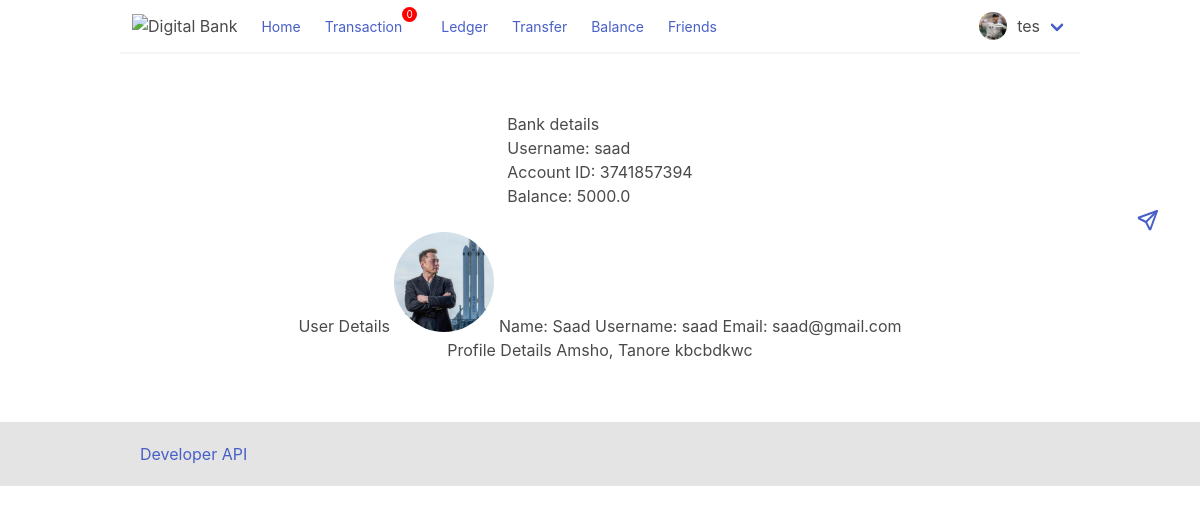
Page /profile/saad/ (signed in) on the committed database.
### base/models.py (models this page shows, shortened)
class User(AbstractUser):
    name = models.CharField(max_length=200, null=True)
    username = models.CharField(unique=True, max_length=10)
    email = models.EmailField(unique=True, null=True)
    avater = models.ImageField()
    USERNAME_FIELD = 'username'
    REQUIRED_FIELDS = ['email']

class BankAccount(models.Model):
    user = models.OneToOneField(User, on_delete=models.CASCADE)
    account_id = models.CharField(max_length=20, unique=True)
    balance = models.FloatField()

class Profile(models.Model):
    user = models.OneToOneField(User, on_delete=models.CASCADE)
    address = models.CharField(max_length=200)
    bio = models.TextField(null=True)

### base/views.py (the view)
# urls.py: path('profile/<str:username>/', views.get_profile),
def profile(request, username):
    user = User.objects.get(username=username)
    try:
        previous_bank_account = BankAccount.objects.get(user=user)
    except:
        previous_bank_account = ''
        messages.info(
            request, 'Hello Mr. {}, you have no bank account.'.format(username))
        return render(request, 'profile.html')
    try:
        user = User.objects.get(username=username)
    except:
        user = ''
        messages.info(request, 'No User Details Show')
    try:
        profile = Profile.objects.get(user=user)
    except:
        profile = ''
        messages.info(request, 'No Profile Details Show')
    data = get_transaction(request)
    count = data['count']
    context = {'previous_bank_account': previous_bank_account,
               'user': user, 'profile': profile, 'username': username,
               'count': count}
    return render(request, 'profile.html', context)

### base/utils.py (called while the page is built)
def get_transaction(request):
    transactions = Ledger.objects.filter(
        sender='da') or Ledger.objects.filter(receiver='da')
    count = transactions.count()
    no_tran = ''
    if not transactions:
        no_tran = 'No transaction'
    return {'transactions': transactions, 'count': count, 'no_tran': no_tran}

### templates/profile.html (shortened to what this page needs)
{% extends 'base.html' %}
{% load static %}
{% block content %}
<main>
    <div class="user-profile">
        {% if previous_bank_account.user %}
        <div class="bank-detail">
            Bank details
            <br>
            Username: {{previous_bank_account.user.username}} <br>
            Account ID: {{previous_bank_account.account_id}} <br>
            Balance: {{previous_bank_account.balance}} <br>
            <a href="{% url 'friend_transfer' previous_bank_account.account_id %}">
            </a>
            <br>
        </div>
        {% else %}
        Hey Mr. {{ username }}, you have no bank account. Create your bank account here
        <a href="{% url 'bank-account' %}">Bank Account</a>
        {% endif %}
        {% if user.username == username %}
        <div class="user-detail">
            User Details
            <img src="{{ user.avater.url }}" alt="{{user.username}}"
                style="height: 100px; width: 100px; object-fit: cover; border-radius: 50%;" />
            Name: {{ user.name }}
            Username: {{ user.username }}
            Email: {{ user.email }}
            {% else %}
            <p>Add user detail <a href="{% url 'edit-user' request.user.username %}">here</a></p>
            {% endif %}
        </div>
        {% if profile.user.username == username %}
        <div class="profile-detail">
            Profile Details
            {{ profile.address }}
            {{ profile.bio }}
        {% else %}
            <p>Add profile detail <a href="{% url 'edit-profile' username %}">here</a></p>
        {% endif %}
        </div>
    </div>
</main>
{% endblock content %}

### templates/base.html (shortened to what this page needs)
{% load static %}
<!DOCTYPE html>
<html lang="en">
<head>
    <link rel="stylesheet" href="{% static 'css/bulma.min.css' %}">
    <link rel="stylesheet" href="{% static 'css/style.css' %}">
</head>
<body>
    <header>
        <nav class="navbar has-shadow">
            <div class="navbar-brand">
                <a class="navbar-item" href="{% url 'home' %}">
                    <img src="" alt="Digital Bank">
                </a>
            </div>
            <div class="navbar-menu">
                <div class="navbar-start">
                    <div class="navbar-item">
                        <small><a href="{% url 'home' %}">Home</a></small>
                    </div>
                    {% if request.user.is_authenticated %}
                    <div class="navbar-item transaction">
                        <small><a href="{% url 'transaction' %}">Transaction</a></small>
                        <span id="notification-count">{{ count }}</span>
                    </div>
                    <div class="navbar-item">
                        <small><a href="{% url 'ledger' %}">Ledger</a></small>
                    </div>
                    <div class="navbar-item">
                        <small><a href="{% url 'transfer' %}">Transfer</a></small>
                    </div>
                    <div class="navbar-item">
                        <small><a href="{% url 'balance' request.user.username %}">Balance</a></small>
                    </div>
                    <div class="navbar-item">
                        <small><a href="{% url 'friends' %}">Friends</a></small>
                    </div>
                    {% endif %}
                </div>
                {% if request.user.is_authenticated %}
                <div class="navbar-end">
                    <div class="navbar-item has-dropdown is-hoverable">
                        <div class="navbar-link">
                            <img src="{{ request.user.avater.url }}" alt="{% static 'images/user.png' %}"
                                style="width: 1.75rem; height: 1.75rem; border-radius: 50%; object-fit: cover;margin-right: 10px;">
                            {{ request.user.username }}
                        </div>
                    </div>
                </div>
                {% endif %}
            </div>
        </nav>
    </header>
    {% block content %}
    {% endblock content %}
    <footer>
        <ul>
            <li><a href="{% url 'developer' %}">Developer API</a></li>
        </ul>
    </footer>
</body>
</html>

### static/css/style.css (style rules this page uses)
body { padding: 0; margin: 0; }
.navbar { margin: 0 10%; }
#notification-count { height: 15px; width: 15px; border-radius: 50%; object-fit: cover; box-sizing: border-box; background-color: red; margin-top: -23px; color: white; font-size: 10px; text-align: center; }
.icon-tabler-send { position: absolute; right: 40px; cursor: pointer; }
.user-profile { margin: 5%; display: flex; flex-direction: column; justify-content: center; align-items: center; }
footer { background-color: #e4e4e4; width: 100%; }
footer ul { margin: 0 10%; padding: 20px; }

### rows in the picture
User: user.avater (picture), user.username "tes"
BankAccount: user.username "saad", account_id "3741857394", balance "5000.0"
User: avater (picture), name "Saad", username "saad", email "saad@gmail.com"
Profile: address "Amsho, Tanore", bio "kbcbdkwc"

### other values in the picture
{{ count }} "0"
